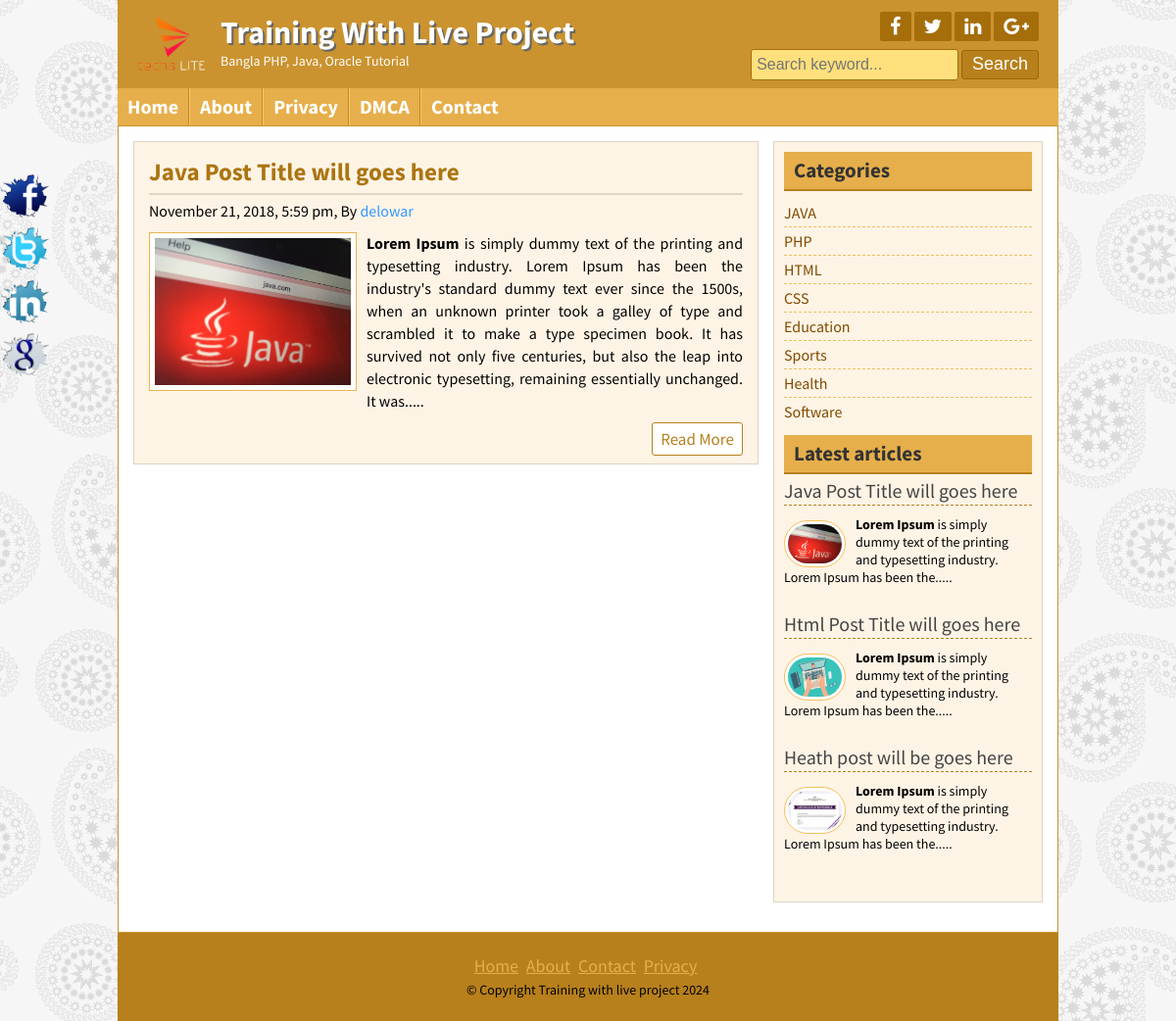
/posts.php?category=1, run on the app's committed database.
### tables this page shows
CREATE TABLE `title_slogan` (
  `id` int(11) NOT NULL,
  `title` varchar(255) NOT NULL,
  `slogan` varchar(255) NOT NULL,
  `logo` varchar(255) NOT NULL
);

CREATE TABLE `tbl_social` (
  `id` int(11) NOT NULL,
  `fb` varchar(255) NOT NULL,
  `tw` varchar(255) NOT NULL,
  `ln` varchar(255) NOT NULL,
  `gp` varchar(255) NOT NULL
);

CREATE TABLE `tbl_page` (
  `id` int(11) NOT NULL,
  `name` varchar(255) NOT NULL,
  `body` text NOT NULL
);

CREATE TABLE `tbl_post` (
  `id` int(11) NOT NULL,
  `cat` int(11) NOT NULL,
  `title` varchar(255) NOT NULL,
  `body` text NOT NULL,
  `image` varchar(255) NOT NULL,
  `author` varchar(50) NOT NULL,
  `tags` varchar(255) NOT NULL,
  `date` timestamp NOT NULL DEFAULT CURRENT_TIMESTAMP
);

CREATE TABLE `tbl_category` (
  `id` int(11) NOT NULL,
  `name` varchar(50) NOT NULL
);

CREATE TABLE `tbl_footer` (
  `id` int(11) NOT NULL,
  `note` varchar(255) NOT NULL
);

### lib/Database.php (called while the page is built, shortened)
<?php
Class Database{
	public $host   = DB_HOST;
	public $user   = DB_USER;
	public $pass   = DB_PASS;
	public $dbname = DB_NAME;
	public $link;
	private function connectDB(){
	$this->link = new mysqli($this->host, $this->user, $this->pass, $this->dbname);
 }
	public function select($query){
		$result = $this->link->query($query) or die($this->link->error.__LINE__);
		if($result->num_rows > 0){
			return $result;
		} else {
			return false;
		}
	}
}

### helpers/Format.php (called while the page is built, shortened)
<?php
	class Format{
		public function formatDate($date){
			return date('F j, Y, g:i a', strtotime($date));
		}
		public function textShorten($text, $limit = 400){
			$text = $text." ";
			$text = substr($text, 0, $limit);
			$text = substr($text, 0, strrpos($text, ' '));
			$text = $text.".....";
			return $text;
		}
	}
?>

### posts.php (the view)
<?php include 'inc/header.php'; ?>
<?php
	if(!isset($_GET['category']) || $_GET['category'] == null){
		header("Location: 404.php");
	}else{
		$id = $_GET['category'];
	}
?>
	<div class="contentsection contemplete clear">
		<div class="maincontent clear">
			<div class="samepost clear">
			<?php
				$query = "SELECT * FROM tbl_post WHERE cat = '$id' ";
				$post = $db->select($query);
				if($post){
					while($result = $post->fetch_assoc()){
			?>
				<h2><a href="post.php?id=<?php echo $result['id']; ?>"><?php echo $result['title']; ?></a></h2>
				<h4><?php echo $fm->formatDate($result['date']); ?>, By <a href="#"><?php echo $result['author']; ?></a></h4>
				 <a href="#"><img src="admin/<?php echo $result['image']; ?>" alt="post image"/></a>
				<?php echo $fm->textShorten($result['body']); ?>
				<div class="readmore clear">
					<a href="post.php?id=<?php echo $result['id']; ?>">Read More</a>
				</div>
			<?php
					}
				}else{
					echo "<h3>No post available in this category</h3>";
				}
			?>
			</div>
		</div>
<?php include 'inc/sidebar.php'; ?>
<?php include 'inc/footer.php'; ?>

### inc/header.php (shortened to what this page needs)
<?php include 'lib/Database.php'; ?>
<?php include 'helpers/Format.php'; ?>
<?php
	$db = new Database();
	$fm = new Format();
?>
<!DOCTYPE html>
<html>
<head>
	<link rel="stylesheet" href="font-awesome-4.5.0/css/font-awesome.css">
	<link rel="stylesheet" href="css/nivo-slider.css" type="text/css" media="screen" />
	<link rel="stylesheet" href="style.css">
</head>
<body>
	<div class="headersection templete clear">
		<a href="index.php">
			<?php
					$query = "SELECT * FROM title_slogan WHERE id = '1' ";
					$blog_title = $db->select($query);
					if($blog_title){
						while($result = $blog_title->fetch_assoc()){
			?>
			<div class="logo">
				<img src="admin/<?php echo $result['logo']; ?>" alt="Logo"/>
				<h2><?php echo $result['title']; ?></h2>
				<p><?php echo $result['slogan']; ?></p>
			</div>
			<?php
					}
				}
			?>
		</a>
		<div class="social clear">
			<div class="icon clear">
				<?php
					$query = "SELECT * FROM tbl_social WHERE id = '1' ";
					$data = $db->select($query);
					if($data){
						while($result = $data->fetch_assoc()){
				?>
				<a href="<?php echo $result['fb']; ?>" target="_blank"><i class="fa fa-facebook"></i></a>
				<a href="<?php echo $result['tw']; ?>" target="_blank"><i class="fa fa-twitter"></i></a>
				<a href="<?php echo $result['ln']; ?>" target="_blank"><i class="fa fa-linkedin"></i></a>
				<a href="<?php echo $result['gp']; ?>" target="_blank"><i class="fa fa-google-plus"></i></a>
				<?php
						}
					}
				?>
			</div>
			<div class="searchbtn clear">
			<form action="search.php" method="get">
				<input type="text" name="search" placeholder="Search keyword..."/>
				<input type="submit" name="submit" value="Search"/>
			</form>
			</div>
		</div>
	</div>
<div class="navsection templete">
	<?php
		$path = $_SERVER['SCRIPT_FILENAME'];
		$currentpage = basename($path, '.php');
	?>
	<ul>
		<li><a <?php if($currentpage  == 'index'){ echo "id='active'"; }; ?> href="index.php">Home</a></li>
		<?php
			$query = "SELECT * FROM tbl_page";
			$pages = $db->select($query);
			if($pages){
				while($result = $pages->fetch_assoc()){
		?>
		<li><a  <?php if(isset($_GET['pageid']) && $_GET['pageid'] == $result['id'] ){ echo "id='active'"; } ?> href="page.php?pageid=<?php echo $result['id']; ?>"><?php echo $result['name']; ?></a>
		<?php
				}
			}
		?>
		<li><a  <?php if($currentpage  == 'contact'){ echo "id='active'"; }; ?> href="contact.php">Contact</a></li>
	</ul>
</div>

### inc/sidebar.php
<div class="sidebar clear">
	<div class="samesidebar clear">
		<h2>Categories</h2>
			<ul>
			<?php
				$query = "SELECT * FROM tbl_category";
				$category = $db->select($query);
				if($category){
					while($result = $category->fetch_assoc()){
			?>
				<li><a href="posts.php?category=<?php echo $result['id']; ?>"><?php echo $result['name']; ?></a></li>
			<?php
					}
				}else{
			?>
				<li>No Category Created</li>
			<?php
				}
			?>
			</ul>
	</div>
	<div class="samesidebar clear">
		<h2>Latest articles</h2>
			<?php
				$query = "SELECT * FROM tbl_post LIMIT 5";
				$post = $db->select($query);
				if($post){
					while($result = $post->fetch_assoc()){
			?>
			<div class="popular clear">
				<h3><a href="post.php?id=<?php echo $result['id']; ?>"><?php echo $result['title']; ?></a></h3>
				<a href="post.php?id=<?php echo $result['id']; ?>"><img src="admin/<?php echo $result['image']; ?>" alt="post image"/></a>
				<?php echo $fm->textShorten($result['body'], 125); ?>
			</div>
			<?php
					}
				}else{
						header("Location: 404.php");
					}
			?>
	</div>
</div>

### inc/footer.php (shortened to what this page needs)
</div>
	<div class="footersection templete clear">
	  <div class="footermenu clear">
		<ul>
			<li><a href="#">Home</a></li>
			<li><a href="#">About</a></li>
			<li><a href="#">Contact</a></li>
			<li><a href="#">Privacy</a></li>
		</ul>
	  </div>
		<?php
			$query = "SELECT * FROM tbl_footer WHERE id = '1' ";
			$data = $db->select($query);
			if($data){
				while($result = $data->fetch_assoc()){
		?>
	  <p>&copy; <?php echo $result['note']; ?> <?php echo date('Y'); ?></p>
		<?php
				}
			}
		?>
	</div>
	<div class="fixedicon clear">
		<?php
			$query = "SELECT * FROM tbl_social WHERE id = '1' ";
			$data = $db->select($query);
			if($data){
				while($result = $data->fetch_assoc()){
		?>
		<a href="<?php echo $result['fb']; ?>" target="_blank"><img src="images/fb.png" alt="Facebook"/></a>
		<a href="<?php echo $result['tw']; ?>" target="_blank"><img src="images/tw.png" alt="Twitter"/></a>
		<a href="<?php echo $result['ln']; ?>" target="_blank"><img src="images/in.png" alt="LinkedIn"/></a>
		<a href="<?php echo $result['gp']; ?>" target="_blank"><img src="images/gl.png" alt="GooglePlus"/></a>
		<?php
				}
			}
		?>
	</div>
</body>
</html>

### data on the page
title_slogan: logo (picture), title "Training With Live Project", slogan "Bangla PHP, Java, Oracle Tutorial"
tbl_page: name "About"
tbl_page: name "Privacy"
tbl_page: name "DMCA"
tbl_post: title "Java Post Title will goes here", date "November 21, 2018, 5:59 pm", author "delowar", image (picture), body "Lorem Ipsum is simply dummy text of the printing and typesetting industry. Lorem Ipsum has been the industry's standard dummy text ever since the 1500s, when an unknown printer took a galley of type and scrambled it to make a type specimen book. It has survived not only five centuries, but also the leap into electronic typesetting, remaining essentially unchanged. It was.....", body "Lorem Ipsum is simply dummy text of the printing and typesetting industry. Lorem Ipsum has been the....."
tbl_category: name "JAVA"
tbl_category: name "PHP"
tbl_category: name "HTML"
tbl_category: name "CSS"
tbl_category: name "Education"
tbl_category: name "Sports"
tbl_category: name "Health"
tbl_category: name "Software"
tbl_post: title "Html Post Title will goes here", image (picture), body "Lorem Ipsum is simply dummy text of the printing and typesetting industry. Lorem Ipsum has been the....."
tbl_post: title "Heath post will be goes here", image (picture), body "Lorem Ipsum is simply dummy text of the printing and typesetting industry. Lorem Ipsum has been the....."
tbl_footer: note "Copyright Training with live project"
